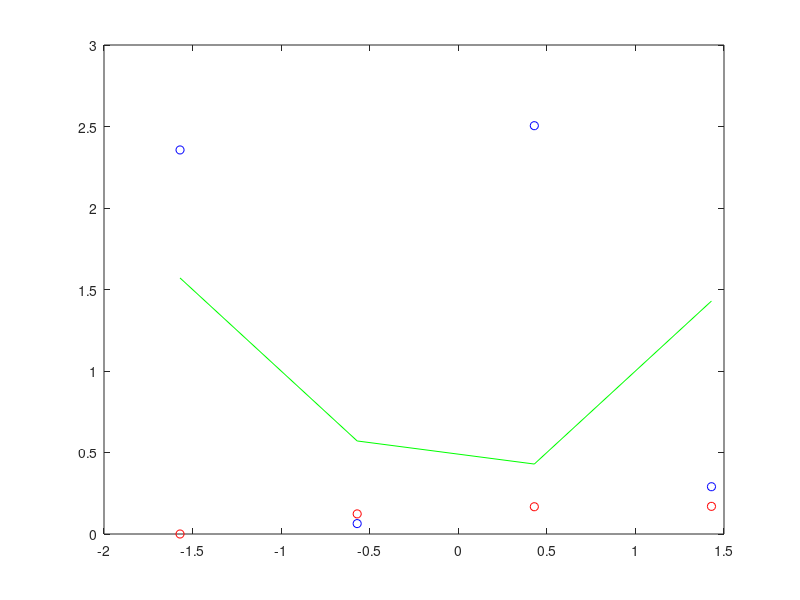

This chart was generated by the following MATLAB code:
clc
clear

xx=[-pi/2:pi/2];
ff=abs(xx);
xi=[-pi/2:pi/4:pi/2]';

%Apartado 1
H1=[xi.^0 xi.^1 xi.^2 xi.^3 xi.^4];
b1=abs(xi);
c1=H1\b1;
px1=c1(1)+c1(2)*xx+c1(3)*xx.^2+c1(4)*xx.^3+c1(5)*xx.^4;

%Apartado 2
H2=[xi.^0 cos(xi) cos(2*xi) sin(xi) sin(2*xi)];
b2=abs(xi);
c2=H2\b2;
px2=c2(1)+c2(1)*cos(xx)+c2(1)*cos(2*xx)+c2(1)*sin(xx)+c2(1)*sin(2*xx);

%Apartado 3
plot(xx, ff, 'r', xi, b1, 'r*', xx, px1, 'b', xx, px2, 'g')

%Apartado 4
error1=abs(ff-px1);
error2=abs(ff-px2);
plot(xx, ff, 'g', xx, error1, 'ro', xx, error2, 'bo')
